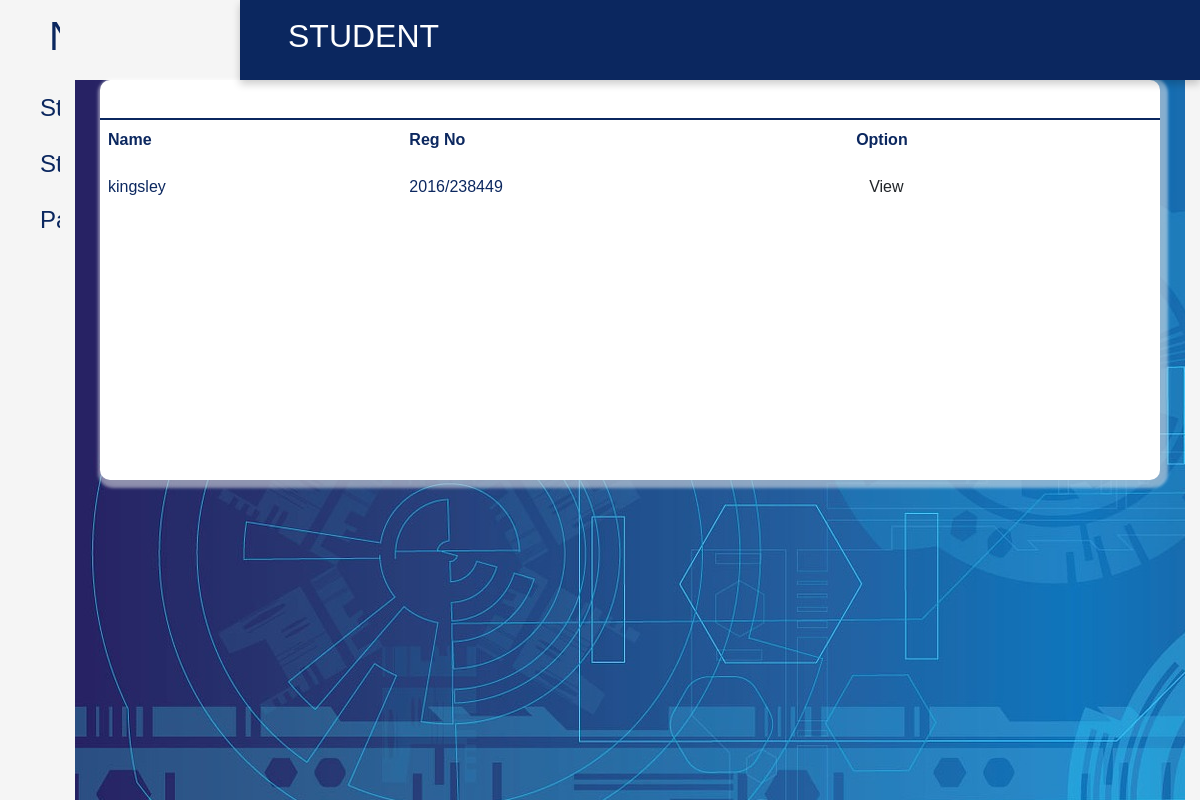
The page /more/Student (signed in) on the database as committed earlier.
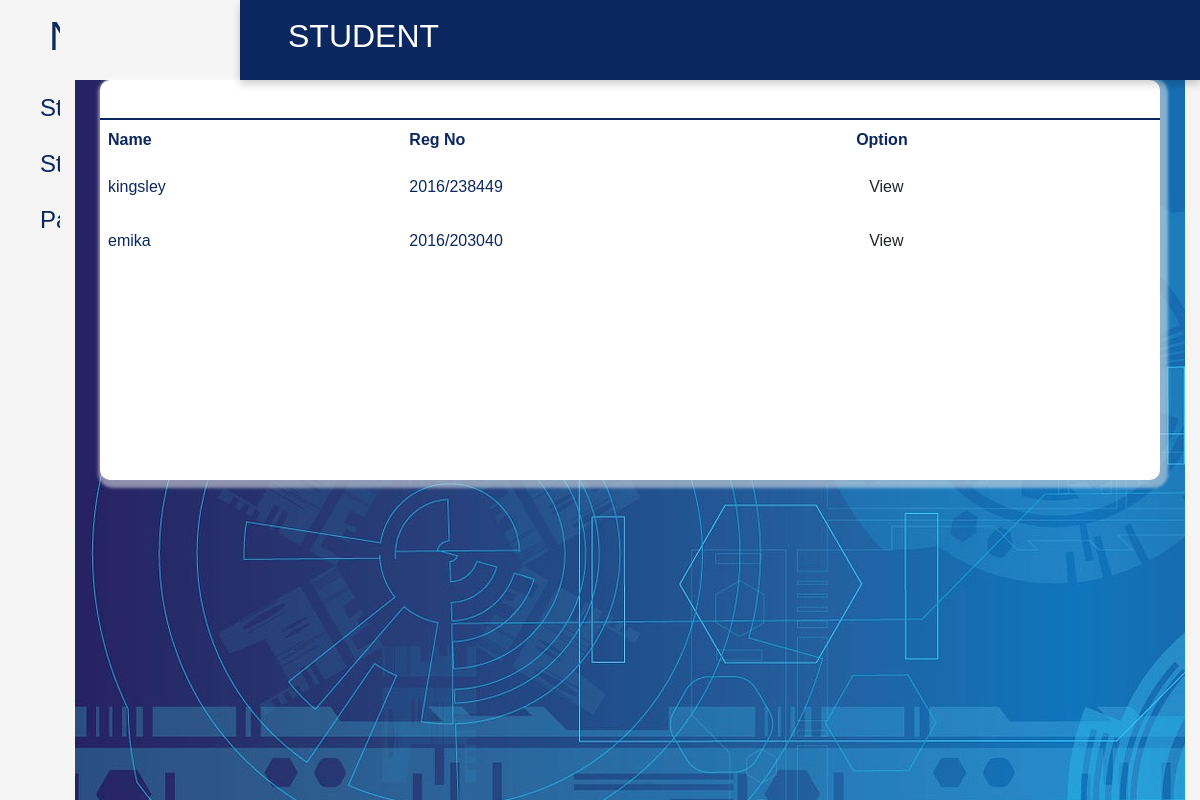
The same page on the database as committed later.
### Nacos/models.py (models this page shows, shortened)
class Student(db.Model ,UserMixin):
    id = db.Column(db.Integer(), primary_key=True)
    user_id = db.Column(db.Integer(), db.ForeignKey('user.id'))
    reg_no = db.Column(db.String(length=100), unique=True, nullable=False)
    name = db.Column(db.String(length=255), nullable=False)
    current_level = db.Column(db.Integer(), nullable=False)
    payment = db.relationship('Payment',backref='studentid',lazy=True)

### Nacos/routes.py (the view)
@login_required
@app.route('/more/<tablename>' )
def viewmore(tablename):
    if not current_user.role == 'admin':
        flash('Unauthorised access as an admin')
        return redirect(url_for('signin'))
    if tablename == 'Student':
        table = Student.query.all()
    elif tablename == 'Payment':
        table = Payment.query.all()
    elif tablename == 'Staff':
        table = Staff.query.all()
    return render_template('new template/staff_studenttable.html',tablename=tablename,table=table)

### Nacos/models.py (called while the page is built)
@login_manager.user_loader
def load_user(user_id):
    return User.query.get(user_id)

### Nacos/templates/new template/staff_studenttable.html (shortened to what this page needs)
<!DOCTYPE html>
<html lang="en">
<head>
   <link rel="stylesheet" href="{{ url_for('static', filename='new stylesheet/css/nacos.css') }}">
    <link rel="stylesheet" href="{{ url_for('static', filename='Authcss/bootstrap.css') }}">
</head>
<body>
    <div class="side-menu">
        <div class="brand-name">
        <h1 style="color: #0B275F;">NACOS</h1>
    </div>
    <ul>
        <a href="{{ url_for('viewmore',tablename='Student') }}"> <li>Students</li></a>
        <a href="{{ url_for('viewmore',tablename='Staff') }}"><li>Staff</li></a>
        <a href="{{ url_for('viewmore',tablename='Payment') }}"><li>Payment</li></a>
    </ul>
</div>
<div class="container">
    <div class="header">
        <div class="nav">
            <h2>{{tablename|upper}}</h2>
        </div>
    </div>
    <div class="content">
        <div class="content-2">
            <div class="recent-payments">
                <div class="title">
                </div>
                <table>
                        {% if tablename == 'Payment' %}
                            <th>Name</th>
                        <th>Reg No</th>
                        <th>Amount</th>
                            {% for var in table %}
                                 <tr>
                                <td>{{var.studentid.name}}</td>
                                <td>{{var.studentid.reg_no}}</td>
                                <td>#1700</td>
                                 </tr>
                            {% endfor %}
                        {% elif tablename == 'Student' %}
                        <tr>
                        <th>Name</th>
                        <th>Reg No</th>
                        <th>Option</th>
                              {% for var in table %}
                                 <tr>
                                <td>{{var.name}}</td>
                                <td>{{var.reg_no}}</td>
                                  <td><a href="{{ url_for('studentPaymenttable',reg_no= var.reg_no|replace('/','')) }}" class="btn">View</a></td>
                                 </tr>
                            {% endfor %}
                        {% endif %}
                </table>
            </div>
    </div>
</div>
</body>
</html>

Rows that differ between the two databases and show on the page:
added Student: name "emika", reg_no "2016/203040"
